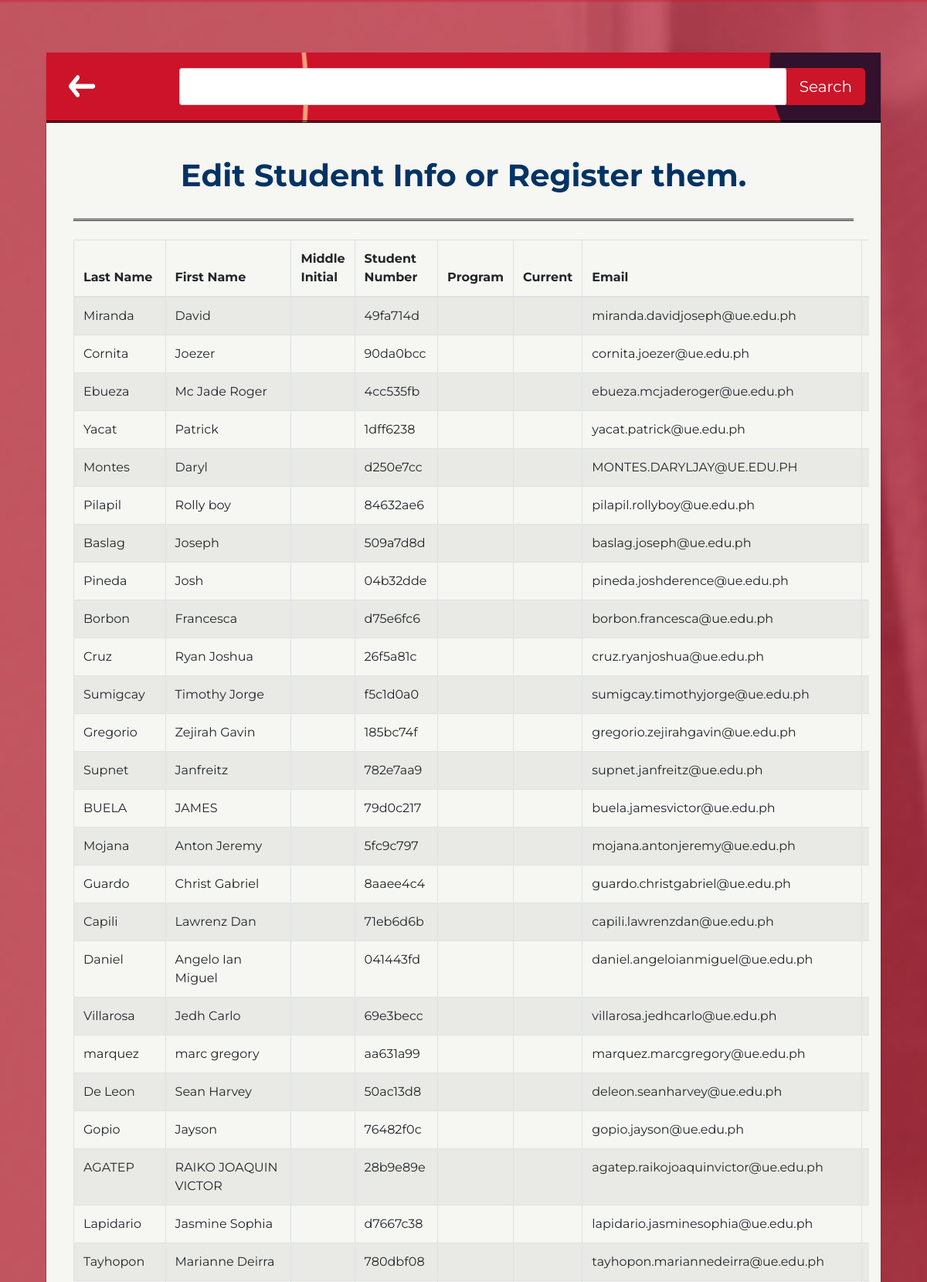
The app's page /event_manager/Student_Registration/index.php (upper part) with its own data.
### tables this page shows
CREATE TABLE `student_info` (
  `id` text NOT NULL,
  `first_name` varchar(20) NOT NULL,
  `last_name` varchar(20) NOT NULL,
  `middle_initial` varchar(10) NOT NULL,
  `student_number` text NOT NULL,
  `program` varchar(255) NOT NULL,
  `current_year` varchar(5) NOT NULL,
  `ue_email` text NOT NULL,
  `contact_number` text NOT NULL
);

### event_manager/Student_Registration/index.php (the view, shortened to what this page needs)
<?php
    $search = "";
    $search_err = "";
?>
<!DOCTYPE html>
<html lang="en">
<head>
    <link rel="stylesheet" href="https://stackpath.bootstrapcdn.com/bootstrap/4.5.2/css/bootstrap.min.css">
    <link rel="stylesheet" href="https://maxcdn.bootstrapcdn.com/font-awesome/4.7.0/css/font-awesome.min.css">
    <link rel="stylesheet" href="https://cdn.jsdelivr.net/npm/bootstrap-icons@1.3.0/font/bootstrap-icons.css">
</head>
<body>
    <div class="wrapper my-5">
        <div class="container d-flex justify-content-center">
            <div class="box">
                <div class="search-box">
                    <div class = "row" >
                        <div class="col-md-12">
                            <form method="post">
                                <div class="input-group input-group-lg">
                                    <a class=" btn-lg position-relative input-group-button" href="../Dashboard/dashboard.php?from=student"><img src="./img/back.png" style="position: absolute; top: 0px; left: 0px; width:50px;height: 50px;"></a>
                                    <input type="text" style= "border-radius:3px" name="search" class="form-control <?php echo (!empty($search_err)) ? 'is-invalid' : ''; ?>" value="<?php echo $search?>"/>
                                    <div class="input-group-append">
                                        <button type="submit" class="btn btn-primary">Search</button>
                                    </div>
                                </div>
                            </form>
                        </div>
                    </div>
                </div>
                <div class="box1 pt-3">
                    <div class="container">
                        <div class="container-fluid card-box">
                        <div class="title mb-4">
                            <div style="border-bottom-style: double;" class="pb-4">
                                <div class="title">
                                    <h1 class="mt-2 font-weight-bold">Edit Student Info or Register them.</h1>
                                </div>
                            </div>
                        </div>
                        <?php
                            require_once '../config.php';
                            if (!empty($search)) {
                                $sql = "SELECT * FROM student_info WHERE first_name LIKE ? OR
                                                                    last_name LIKE ? OR
                                                                    student_number LIKE ? OR
                                                                    contact_number LIKE ? OR
                                                                    program LIKE ?";
                                if ($stmt = $mysqli->prepare($sql)) {
                                    $stmt->bind_param("sssss", $param_search, $param_search, $param_search, $param_search,$param_search);
                                    $param_search = "%" . $search  . "%";
                                    if ($stmt->execute()) {
                                        $result = $stmt->get_result();
                                    } else {
                                        echo "search failed";
                                    }
                                }
                                $stmt->close();
                            } else {
                                $sql = "SELECT * FROM student_info";
                                if ($stmt = $mysqli->prepare($sql)) {
                                    if ($stmt->execute()) {
                                        $result = $stmt->get_result();
                                    } else {
                                        echo "search failed";
                                    }
                                }
                            }
                            if ($result) {
                                if($result->num_rows > 0) {
                                    echo '<table class="table table-bordered table-striped table-hover">';
                                    echo "<thead>";
                                    echo "<tr>";
                                        echo "<th>Last Name </th>";
                                        echo "<th>First Name</th>";
                                        echo "<th>Middle Initial</th>";
                                        echo "<th>Student Number</th>";
                                        echo "<th>Program</th>";
                                        echo "<th>Current</th>";
                                        echo "<th>Email</th>";
                                        echo "<th>Contact Number</th>";
                                        echo "</tr>";
                                        echo "</thead>";
                                        echo "<tbody>";
                                        while ($rows = $result->fetch_array()) {
                                            echo "<tr class='position-relative'>";
                                            echo "<td> <a class='stretched-link' href='edit.php?id=".$rows['id']."'></a>" . $rows['last_name'] . "</td>";
                                            echo "<td>" . $rows['first_name'] . "</td>";
                                            echo "<td>" . $rows['middle_initial'] . "</td>";
                                            echo "<td>" . $rows['student_number'] . "</td>";
                                            echo "<td>" . $rows['program'] . "</td>";
                                            echo "<td>" . $rows['current_year'] . "</td>";
                                            echo "<td>" . $rows['ue_email'] . "</td>";
                                            echo "<td>" . $rows['contact_number'] . "</td>";
                                            echo "</tr>";
                                    }
                                    echo "</tbody>";
                                    echo "</table>";
                                } else {
                                    echo "no rows found";
                                }
                            } else {
                                echo "no results found";
                            }
                            ?>
                        </div>
                    </div>
                </div>
            </div>
        </div>
</body>
</html>

### event_manager/Student_Registration/index.php (style rules this page uses)
.btn-primary, .btn-primary:hover, .btn-primary:active, .btn-primary:visited, .bg-primary { border-color: #cc1529 !important; background-color: #cc1529 !important; }
h1 { color: white; }
body { font-family: myFirstFont; height: 100%; overflow-y: hidden; background-image: url("./img/bg2.png"); background-size:cover; }
.wrapper { width: 100vw; margin: 0 auto; }
table tr td:last-child { width: 120px; }
.input-group-button { margin-right: 10vw; }
.box { background: rgba(246, 246, 242, 1); border-radius: 5px; box-shadow: 0px 2px 2px rgba(0, 0, 0, 0.3); margin-top:20px; width:90vw; height:100%; }
.box1 { background: rgba(246, 246, 242, 1); border-radius: 3px; box-shadow: 0px 2px 2px rgba(0, 0, 0, 0.3); max-width:90vw; max-height:90vh; }
.card-box { overflow:auto; height: 68vh; padding:20px; }
.container { width: 100%; height: 100%; }
.search-box { padding: 20px; border-bottom-style:double; border-bottom-color: black; background-image: url("./img/bg.png"); background-size:cover; }
.title { font-family:myFirstFont; text-align: center; }
.title h1 { color: #013365; font-weight:bold; }

### records on screen
student_info: last_name "Miranda", first_name "David", student_number "49fa714d", ue_email "miranda.davidjoseph@ue.edu.ph"
student_info: last_name "Cornita", first_name "Joezer", student_number "90da0bcc", ue_email "cornita.joezer@ue.edu.ph"
student_info: last_name "Ebueza", first_name "Mc Jade Roger", student_number "4cc535fb", ue_email "ebueza.mcjaderoger@ue.edu.ph"
student_info: last_name "Yacat", first_name "Patrick", student_number "1dff6238", ue_email "yacat.patrick@ue.edu.ph"
student_info: last_name "Montes", first_name "Daryl", student_number "d250e7cc", ue_email "MONTES.DARYLJAY@UE.EDU.PH"
student_info: last_name "Pilapil", first_name "Rolly boy", student_number "84632ae6", ue_email "pilapil.rollyboy@ue.edu.ph"
student_info: last_name "Baslag", first_name "Joseph", student_number "509a7d8d", ue_email "baslag.joseph@ue.edu.ph"
student_info: last_name "Pineda", first_name "Josh", student_number "04b32dde", ue_email "pineda.joshderence@ue.edu.ph"
student_info: last_name "Borbon", first_name "Francesca", student_number "d75e6fc6", ue_email "borbon.francesca@ue.edu.ph"
student_info: last_name "Cruz", first_name "Ryan Joshua", student_number "26f5a81c", ue_email "cruz.ryanjoshua@ue.edu.ph"
student_info: last_name "Sumigcay", first_name "Timothy Jorge", student_number "f5c1d0a0", ue_email "sumigcay.timothyjorge@ue.edu.ph"
student_info: last_name "Gregorio", first_name "Zejirah Gavin", student_number "185bc74f", ue_email "gregorio.zejirahgavin@ue.edu.ph"
student_info: last_name "Supnet", first_name "Janfreitz", student_number "782e7aa9", ue_email "supnet.janfreitz@ue.edu.ph"
student_info: last_name "BUELA", first_name "JAMES", student_number "79d0c217", ue_email "buela.jamesvictor@ue.edu.ph"
student_info: last_name "Mojana", first_name "Anton Jeremy", student_number "5fc9c797", ue_email "mojana.antonjeremy@ue.edu.ph"
student_info: last_name "Guardo", first_name "Christ Gabriel", student_number "8aaee4c4", ue_email "guardo.christgabriel@ue.edu.ph"
student_info: last_name "Capili", first_name "Lawrenz Dan", student_number "71eb6d6b", ue_email "capili.lawrenzdan@ue.edu.ph"
student_info: last_name "Daniel", first_name "Angelo Ian Miguel", student_number "041443fd", ue_email "daniel.angeloianmiguel@ue.edu.ph"
student_info: last_name "Villarosa", first_name "Jedh Carlo", student_number "69e3becc", ue_email "villarosa.jedhcarlo@ue.edu.ph"
student_info: last_name "marquez", first_name "marc gregory", student_number "aa631a99", ue_email "marquez.marcgregory@ue.edu.ph"
student_info: last_name "De Leon", first_name "Sean Harvey", student_number "50ac13d8", ue_email "deleon.seanharvey@ue.edu.ph"
student_info: last_name "Gopio", first_name "Jayson", student_number "76482f0c", ue_email "gopio.jayson@ue.edu.ph"
student_info: last_name "AGATEP", first_name "RAIKO JOAQUIN VICTOR", student_number "28b9e89e", ue_email "agatep.raikojoaquinvictor@ue.edu.ph"
student_info: last_name "Lapidario", first_name "Jasmine Sophia", student_number "d7667c38", ue_email "lapidario.jasminesophia@ue.edu.ph"
student_info: last_name "Tayhopon", first_name "Marianne Deirra", student_number "780dbf08", ue_email "tayhopon.mariannedeirra@ue.edu.ph"
